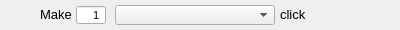
<?xml version="1.0" encoding="UTF-8"?>
<ui version="4.0">
 <class>ClickCmdWidget</class>
 <widget class="QWidget" name="ClickCmdWidget">
  <property name="geometry">
   <rect>
    <x>0</x>
    <y>0</y>
    <width>400</width>
    <height>30</height>
   </rect>
  </property>
  <property name="minimumSize">
   <size>
    <width>400</width>
    <height>30</height>
   </size>
  </property>
  <property name="maximumSize">
   <size>
    <width>400</width>
    <height>30</height>
   </size>
  </property>
  <property name="windowTitle">
   <string>Form</string>
  </property>
  <widget class="QComboBox" name="clickTypeBox">
   <property name="geometry">
    <rect>
     <x>115</x>
     <y>5</y>
     <width>160</width>
     <height>20</height>
    </rect>
   </property>
   <property name="minimumSize">
    <size>
     <width>160</width>
     <height>20</height>
    </size>
   </property>
   <property name="maximumSize">
    <size>
     <width>160</width>
     <height>20</height>
    </size>
   </property>
   <property name="font">
    <font>
     <pointsize>8</pointsize>
    </font>
   </property>
   <property name="maxCount">
    <number>10</number>
   </property>
   <property name="sizeAdjustPolicy">
    <enum>QComboBox::AdjustToContentsOnFirstShow</enum>
   </property>
  </widget>
  <widget class="QSpinBox" name="clickAmountSpinBox">
   <property name="geometry">
    <rect>
     <x>76</x>
     <y>5</y>
     <width>30</width>
     <height>20</height>
    </rect>
   </property>
   <property name="font">
    <font>
     <pointsize>8</pointsize>
    </font>
   </property>
   <property name="alignment">
    <set>Qt::AlignRight|Qt::AlignTrailing|Qt::AlignVCenter</set>
   </property>
   <property name="buttonSymbols">
    <enum>QAbstractSpinBox::NoButtons</enum>
   </property>
   <property name="prefix">
    <string/>
   </property>
   <property name="minimum">
    <number>1</number>
   </property>
   <property name="maximum">
    <number>999</number>
   </property>
   <property name="value">
    <number>1</number>
   </property>
  </widget>
  <widget class="QLabel" name="makeLabel">
   <property name="geometry">
    <rect>
     <x>40</x>
     <y>4</y>
     <width>40</width>
     <height>20</height>
    </rect>
   </property>
   <property name="font">
    <font>
     <pointsize>10</pointsize>
    </font>
   </property>
   <property name="text">
    <string>Make</string>
   </property>
  </widget>
  <widget class="QLabel" name="clickLabel">
   <property name="geometry">
    <rect>
     <x>280</x>
     <y>4</y>
     <width>40</width>
     <height>20</height>
    </rect>
   </property>
   <property name="font">
    <font>
     <pointsize>10</pointsize>
    </font>
   </property>
   <property name="text">
    <string>click</string>
   </property>
  </widget>
 </widget>
 <tabstops>
  <tabstop>clickAmountSpinBox</tabstop>
  <tabstop>clickTypeBox</tabstop>
 </tabstops>
 <resources/>
 <connections/>
 <designerdata>
  <property name="gridDeltaX">
   <number>5</number>
  </property>
  <property name="gridDeltaY">
   <number>5</number>
  </property>
  <property name="gridSnapX">
   <bool>true</bool>
  </property>
  <property name="gridSnapY">
   <bool>true</bool>
  </property>
  <property name="gridVisible">
   <bool>true</bool>
  </property>
 </designerdata>
</ui>
